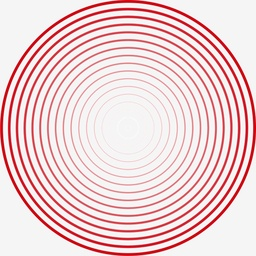
#> input picture 1/pics/circles.jpg, 256 x 256 px, shrunk from 640 x 640 before the run
$ python Part2.py ../1/pics/circles.jpg
#> lines starting #> are read from the running program, lines starting #| are printed output that depends on the picture
# importing PIL -- useful in reading/writing/viewing images
from PIL import Image
# importing math -- useful in tan inverse, cos(theta) etc
import math
# importing numpy -- useful in matrix operations
import numpy as np
# importing numpy -- useful in matrix operations
import matplotlib.pyplot as plt
#importing sys library
import sys

# function to construct histogram
def construct_histogram(img):
	# intensity ranges from [0, 255]
	histogram = [0]*256
	for j in range(img.shape[1]):
		for i in range(img.shape[0]):
			# count no of pixels with intensity img[i][j]
			histogram[int(img[i][j])] += 1
	return histogram

# function to find the cummulative distribution function of image
def find_CDF(histogram, total_pixels):
	histogram = [i*1.0/total_pixels for i in histogram]
	CDF = [0]*256
	temp = 0
	for i in range(256):
		temp += histogram[i]
		CDF[i] = temp
	return CDF

# function to plot bar graph with x, y values
def plot_bar(y_values, xlabel, ylabel, title, name):
	B = range(256)
	plt.bar(B,y_values, color='g')
	plt.xlabel(xlabel)
	plt.ylabel(ylabel)
	plt.title(title)
	plt.savefig(name)

# mapping used in contrast stretching
def contrast_stretching_mapping(x, minintensity, maxintensity):
	if(x >= minintensity and x <= maxintensity):
		return 20+((215.0/(maxintensity-minintensity))*(x-minintensity))
	if(x < minintensity):
		return (20.0/minintensity)*(x)
	return 255+((20/(255-maxintensity))*(x-255))

# function to perform contrast stretching on given image
def contrast_stretching(img, CDF):
	minintensity = 0
	maxintensity = 0
	for i in range(256):
		if(CDF[i] > 0.15):
			minintensity=i
			break
	for i in range(256):
		if(CDF[i]>0.95):
			maxintensity=i
			break
	#Define newimg
	newimg = np.zeros(img.shape,dtype=np.uint8)
	#mapping old image to newimage
	for j in range(newimg.shape[1]):
		for i in range(newimg.shape[0]):
			newimg[i][j] = int(contrast_stretching_mapping(img[i][j],minintensity,maxintensity))
	#Getting PIl object from np array
	newimg = Image.fromarray(newimg,mode="L")
	newimg.save("contrast_stretching_01_09_"+image_name)

# function to perform gamma correction on given image with hyperparameter gamma value
def gamma_Correction(img,Gamma_value,image_name):
	# Define newimg
	newimg = np.zeros(img.shape,dtype=np.uint8)
	# mapping old image to newimage
	for j in range(newimg.shape[1]):
		for i in range(newimg.shape[0]):
			newimg[i][j] = int(255*((img[i][j]/255)**(Gamma_value)))
	#Getting PIl object from np array
	newimg = Image.fromarray(newimg,mode="L")
	newimg.save("gamma_correction_"+image_name+"_"+str(Gamma_value)+".jpg")

# function to perform histogram equalization on given image
def Histogram_Equalization(img,image_name,CDF):
	Mapping = [0]*256
	#finding mapping by the formulae s=(L-1)*CDF[r] where L is 256 in this case
	for i in range(256):
		Mapping[i] = round(255*CDF[i])
	# define newimg
	newimg = np.zeros(img.shape,dtype=np.uint8)
	#mapping old image to newimage
	for j in range(newimg.shape[1]):
		for i in range(newimg.shape[0]):
			newimg[i][j] = Mapping[int(img[i][j])]
	#Getting PIl object from np array
	histogram2 = construct_histogram(newimg)
	plot_bar(histogram2,"intensity_values","frequency","Histogram for gray scale " + image_name,"Histogram_"+image_name)
	newimg=Image.fromarray(newimg,mode="L")
	newimg.save("Histogram_equalization_Gray_scale_"+image_name)

# take 2D convolution of input image with given kernel
def convolution(img, kernel):
	# output image
	newImg = np.zeros(img.shape)
	mid_i = int(kernel.shape[0]/2)
	mid_j = int(kernel.shape[1]/2)
	for i in range(img.shape[0]):
		for j in range(img.shape[1]):
			conv = 0
			for a in range(kernel.shape[0]):
				for b in range(kernel.shape[1]):
					index_i = i + a - mid_i
					index_j = j + b - mid_j
					# boundary cases -- need to take care at edges
					if index_i >= 0 and index_j >= 0 and index_i < img.shape[0] and index_j < img.shape[1]:
						conv += kernel[a][b]*img[index_i][index_j]
			newImg[i][j] = int(conv)
	return np.array(newImg, dtype = np.uint8)

# apply unsharp masking on inout image.
# 1st step - blur image with gaussian kernel.
# 2nd step - new image = input_img + (input_img - blurred_img)*k
def Unsharp_masking(img,kernel,k_param,image_name):
	conv = convolution(img, kernel)
	Image.fromarray(conv, mode = "L").save("conv_" + image_name)
	ans = np.subtract(img, conv, dtype = float)
	ans *= k_param
	ans = np.add(img, ans, dtype = float)
	ans = np.array(ans, dtype = np.uint8)
	Image.fromarray(ans, mode = "L").save("ans_" + image_name)

# read image path via command line args
image_name=sys.argv[1]
im = Image.open(str(image_name))
#> im is the input picture: PIL image 256x256 RGB; mean R, G, B 236.8, 208.2, 210.2
# convert PIL object to numpy array
rgb = np.array(im)
# converting rgb to gray scale
r, g, b = rgb[:,:,0], rgb[:,:,1], rgb[:,:,2]
gray_scale_array = 0.2989 * r + 0.5870 * g + 0.1140 * b
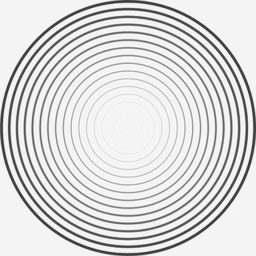
#> gray_scale_array: shape (256, 256) float64; min 55.71, max 252.6, mean 216.9
# total number of pixels in grayscale image
total_pixels = gray_scale_array.shape[0]*gray_scale_array.shape[1]
#> total_pixels = 65536
histogram = construct_histogram(gray_scale_array)
#> histogram = 256 values, max 16072 at index 244, min 0 at index 0, mean 256
CDF = find_CDF(histogram,total_pixels)
#> in find_CDF, `histogram = [i*1.0/total_pixels for i in histogram]`: histogram = 256 values, max 0.245 at index 244, min 0 at index 0, mean 0.00391
#> the loop in find_CDF, `for i in range(256):` made 256 passes
#> temp on passes 1 to 3: 0, 0, 0
#> after the loop in find_CDF, `for i in range(256):`: CDF = 256 values from 0 to 1; temp = 1
#> CDF = 256 values from 0 to 1
# # contrast_stretching
contrast_stretching(gray_scale_array, CDF)
#> after the loop in contrast_stretching, `for j in range(newimg.shape[1]):`:
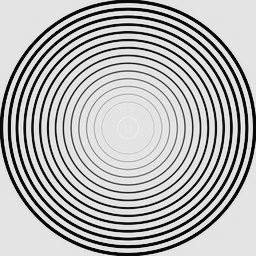
#> newimg: shape (256, 256); min 7, max 248, mean 180.1
# gamma_correction
a=[1.2, 1.4, 1.6, 1.8,2.2,2.6,3.0,3.4,3.8,4.0]
for i in a:
	gamma_Correction(gray_scale_array,1.0/i,image_name)
for i in a:
	gamma_Correction(gray_scale_array,i,image_name)
# Histogram_Equalization
Histogram_Equalization(gray_scale_array,image_name,CDF)
#> after the loop in Histogram_Equalization, `for i in range(256):`: Mapping = 256 values from 0 to 255
#> after the loop in Histogram_Equalization, `for j in range(newimg.shape[1]):`:
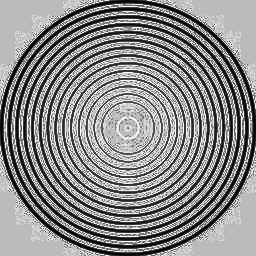
#> newimg: shape (256, 256); min 0, max 255, mean 138.7
#> in Histogram_Equalization, `histogram2 = construct_histogram(newimg)`: histogram2 = 256 values, max 16072 at index 187, min 0 at index 80, mean 256
#> in plot_bar, `plt.savefig(name)`:
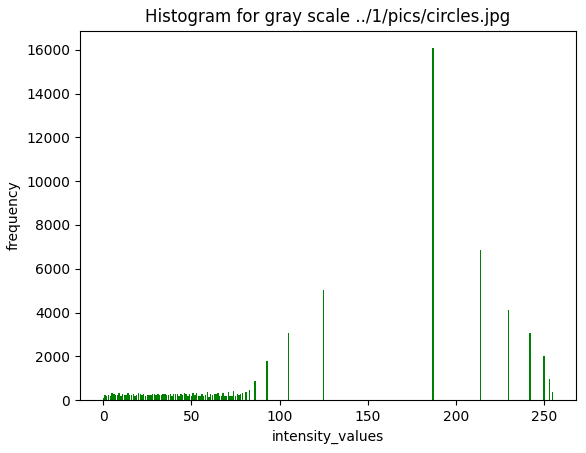
#> figure drawn by matplotlib, 1 panel; tallest bar 16072 high, from x = 186.6 to 187.4
# Unsharp_masking
kernel=np.array([[1,1,1],[1,4,1],[1,1,1]], dtype = float)
kernel /= np.sum(kernel)
Unsharp_masking(gray_scale_array,kernel,0.5,image_name)
#> after the loop in convolution, `for i in range(img.shape[0]):`:
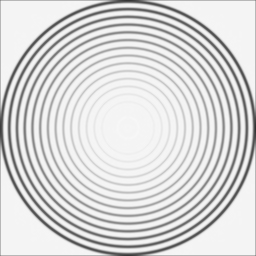
#> newImg: shape (256, 256) float64; min 49, max 247, mean 215.5
#> in Unsharp_masking, `ans = np.add(img, ans, dtype = float)`:
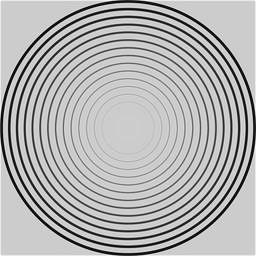
#> ans: shape (256, 256) float64; min 38.43, max 296.5, mean 217.7; drawn with min black and max white
#> in Unsharp_masking, `ans = np.array(ans, dtype = np.uint8)`:
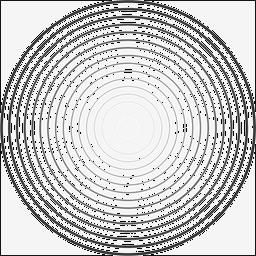
#> ans: shape (256, 256); min 0, max 255, mean 200.7
